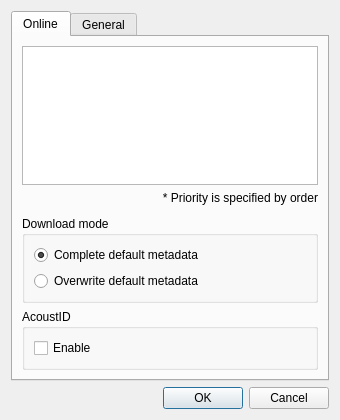
<?xml version="1.0" encoding="UTF-8"?>
<ui version="4.0">
 <class>Dialog</class>
 <widget class="QDialog" name="Dialog">
  <property name="geometry">
   <rect>
    <x>0</x>
    <y>0</y>
    <width>340</width>
    <height>420</height>
   </rect>
  </property>
  <property name="minimumSize">
   <size>
    <width>340</width>
    <height>420</height>
   </size>
  </property>
  <property name="maximumSize">
   <size>
    <width>340</width>
    <height>420</height>
   </size>
  </property>
  <property name="windowTitle">
   <string>Settings</string>
  </property>
  <layout class="QVBoxLayout" name="verticalLayout">
   <item>
    <widget class="QTabWidget" name="tabWidget">
     <property name="enabled">
      <bool>true</bool>
     </property>
     <property name="currentIndex">
      <number>0</number>
     </property>
     <widget class="QWidget" name="onlineSettings">
      <attribute name="title">
       <string>Online</string>
      </attribute>
      <layout class="QVBoxLayout" name="verticalLayout_2">
       <item>
        <widget class="QListWidget" name="listWidget">
         <property name="dragDropMode">
          <enum>QAbstractItemView::InternalMove</enum>
         </property>
         <property name="iconSize">
          <size>
           <width>30</width>
           <height>30</height>
          </size>
         </property>
        </widget>
       </item>
       <item>
        <widget class="QLabel" name="label">
         <property name="text">
          <string>* Priority is specified by order</string>
         </property>
         <property name="alignment">
          <set>Qt::AlignRight|Qt::AlignTrailing|Qt::AlignVCenter</set>
         </property>
        </widget>
       </item>
       <item>
        <spacer name="verticalSpacer">
         <property name="orientation">
          <enum>Qt::Vertical</enum>
         </property>
         <property name="sizeType">
          <enum>QSizePolicy::Minimum</enum>
         </property>
         <property name="sizeHint" stdset="0">
          <size>
           <width>10</width>
           <height>5</height>
          </size>
         </property>
        </spacer>
       </item>
       <item>
        <widget class="QGroupBox" name="groupBoxOverwrite">
         <property name="title">
          <string>Download mode</string>
         </property>
         <layout class="QVBoxLayout" name="verticalLayout_3">
          <item>
           <widget class="QRadioButton" name="radioButtonComplete">
            <property name="text">
             <string>Complete default metadata</string>
            </property>
            <property name="checked">
             <bool>true</bool>
            </property>
           </widget>
          </item>
          <item>
           <widget class="QRadioButton" name="radioButtonOverwrite">
            <property name="text">
             <string>Overwrite default metadata</string>
            </property>
           </widget>
          </item>
         </layout>
        </widget>
       </item>
       <item>
        <widget class="QGroupBox" name="groupBoxFingerprint">
         <property name="title">
          <string>AcoustID</string>
         </property>
         <layout class="QVBoxLayout" name="verticalLayout_4">
          <item>
           <widget class="QCheckBox" name="checkBoxFingerprint">
            <property name="text">
             <string>Enable</string>
            </property>
           </widget>
          </item>
         </layout>
        </widget>
       </item>
      </layout>
     </widget>
     <widget class="QWidget" name="generalSettings">
      <property name="enabled">
       <bool>false</bool>
      </property>
      <attribute name="title">
       <string>General</string>
      </attribute>
     </widget>
    </widget>
   </item>
   <item>
    <widget class="QDialogButtonBox" name="buttonBox">
     <property name="orientation">
      <enum>Qt::Horizontal</enum>
     </property>
     <property name="standardButtons">
      <set>QDialogButtonBox::Cancel|QDialogButtonBox::Ok</set>
     </property>
    </widget>
   </item>
  </layout>
 </widget>
 <resources/>
 <connections>
  <connection>
   <sender>buttonBox</sender>
   <signal>accepted()</signal>
   <receiver>Dialog</receiver>
   <slot>accept()</slot>
   <hints>
    <hint type="sourcelabel">
     <x>248</x>
     <y>254</y>
    </hint>
    <hint type="destinationlabel">
     <x>157</x>
     <y>274</y>
    </hint>
   </hints>
  </connection>
  <connection>
   <sender>buttonBox</sender>
   <signal>rejected()</signal>
   <receiver>Dialog</receiver>
   <slot>reject()</slot>
   <hints>
    <hint type="sourcelabel">
     <x>316</x>
     <y>260</y>
    </hint>
    <hint type="destinationlabel">
     <x>286</x>
     <y>274</y>
    </hint>
   </hints>
  </connection>
 </connections>
</ui>
